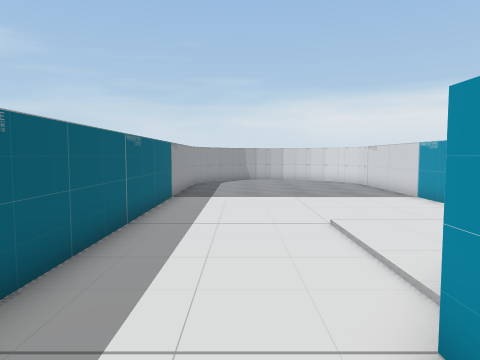
view 1 (above)

12 first-person views from a walk through a Unity game level. The camera is 1.5 m above the floor, tilts 4° down and sees 70° across. The floor is counted in squares, 1 m on a side. Each view is taken from the middle of a square. On the plan, view 1 faces up. The plan holds only what a view shows up to about 16 squares ahead; the rest is blank. The place goes on beyond the plan. The player is left out.

view 2
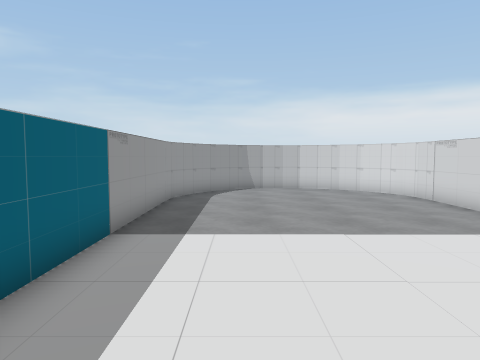

view 3
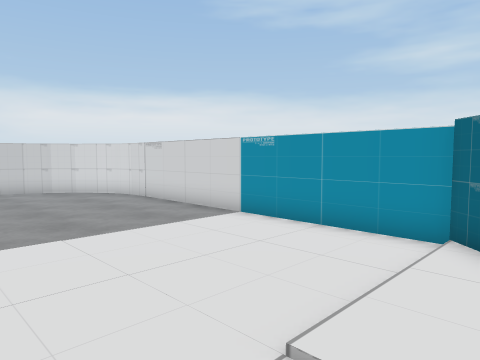

view 4
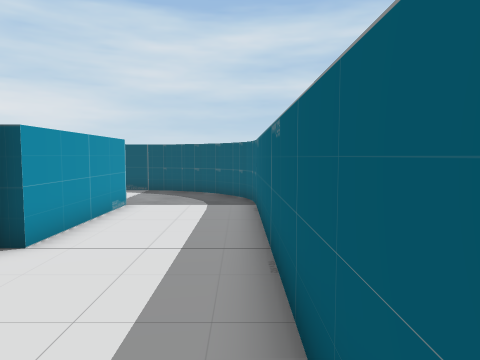

view 5
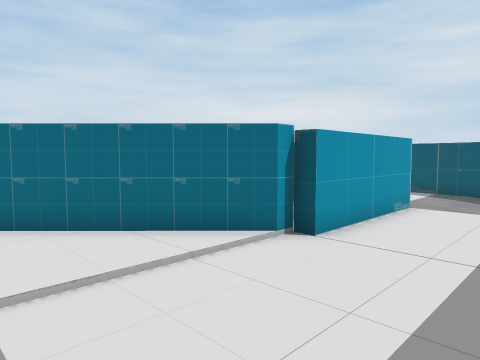

view 6
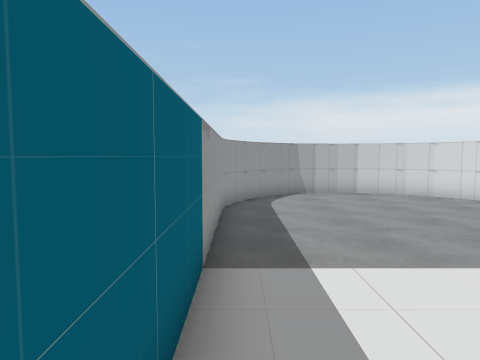

view 7
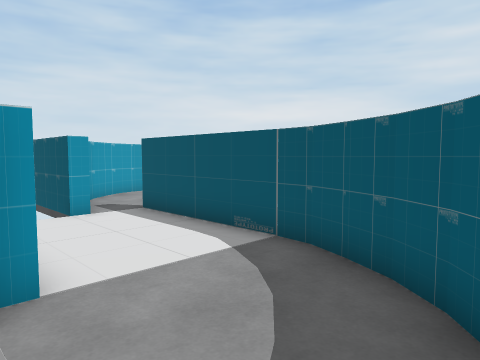

view 8
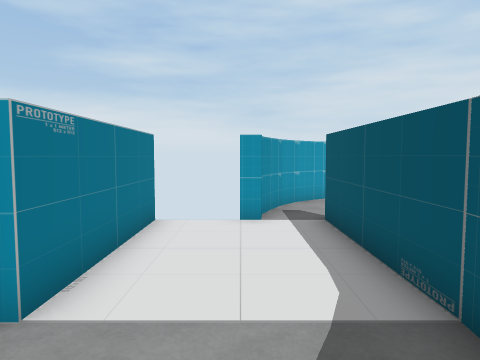

view 9
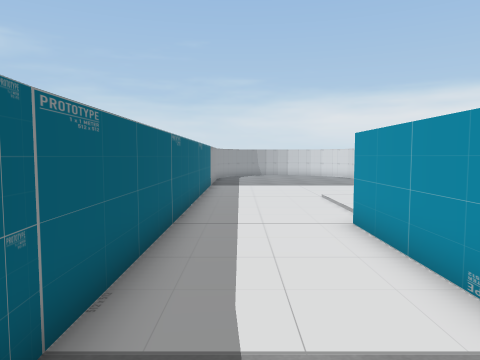

view 10
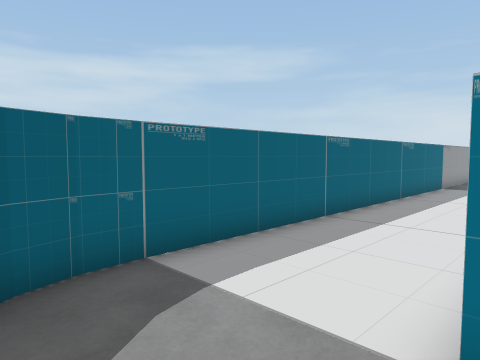

view 11
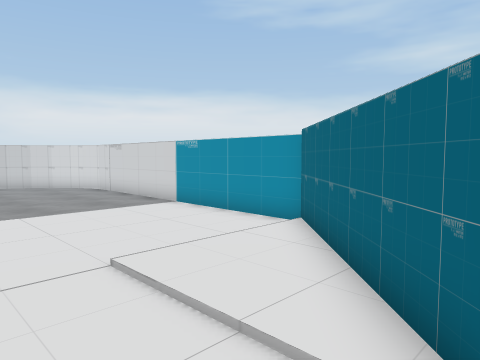

view 12
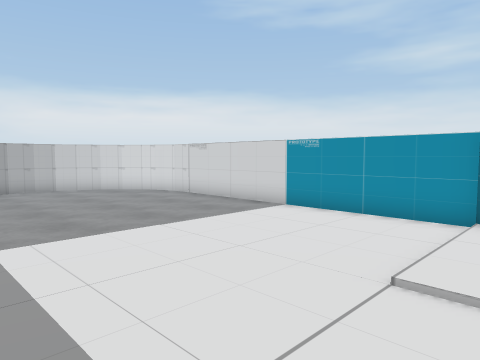

### Floor plan
Points are (right, up) in squares from view 1. A wall is a line through its corners. A room is listed if a view was taken in it or the views show most of it. See-through windows are left out.
Room 1 (views 1, 2, 3, 4, 5, 6, 7, 8, 9, 10, 11, 12)
walls: (6.5, 18.4) (6.2, 19.2) (5.7, 20); (1.5, -2.5) (1.5, 2.5) (2, 2.5) (2, 3) (6.5, 7.5) (6.5, 18.5); (5.8, 19.9) (5.2, 20.6) (4.4, 21.2); (-1.7, 20) (-2.4, 18.5) (-2.5, 17.5) (-2.5, -3.5); (-1.1, 20.7) (-1.7, 19.9); (4.5, 21.2) (2.7, 22); (-0.3, 21.3) (-1.2, 20.6); (0.4, 21.8) (-0.4, 21.2); (2.8, 21.9) (1.9, 22); (1.1, 21.9) (0.3, 21.7); (2, 22) (1, 21.9); (7, -3) (2, -3) (2, -2.6); (-2.5, -3.4) (-2.2, -4.2) (-1.8, -4.9) (-1.1, -5.7); (-1.2, -5.6) (-0.4, -6.2); (-0.5, -6.2) (1.3, -7); (7, -5.6) (7, -5); (1.2, -6.9) (2.1, -7); (1.9, -7) (7, -7); (8.5, -5.9) (7.7, -5.6)

Positions as (right, up) in squares from view 1, and headings:
1: (0, 0), facing up
2: (0, 6), facing up
3: (0, 6), facing up-right
4: (-2, 8), facing down
5: (-2, 8), facing down-right
6: (-2, 8), facing up
7: (-2, -2), facing down-right
8: (-1, -5), facing right
9: (-1, -5), facing up
10: (2, -5), facing up-left
11: (0, 3), facing up-right
12: (-2, 6), facing up-right
